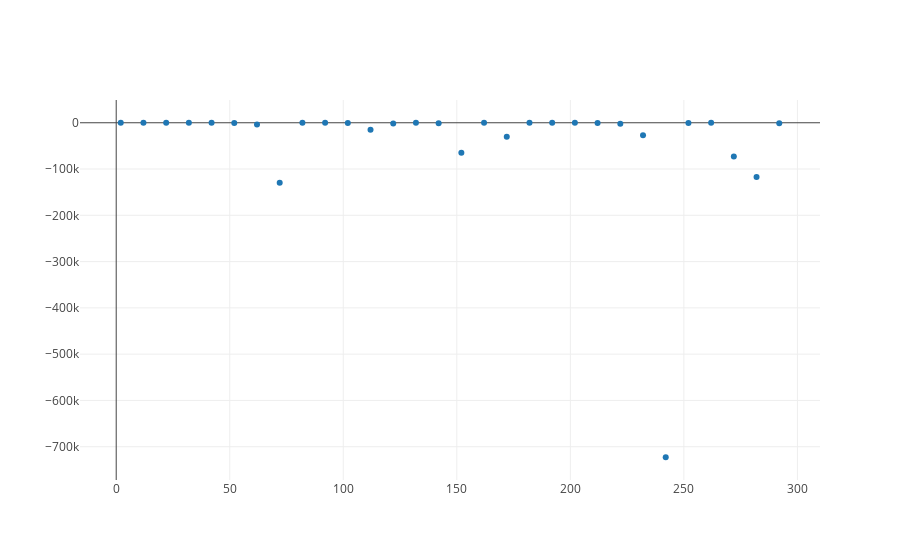

Here is the notebook cell this chart was saved with:
### Code cell
from graph import trace_values, plot
scores_trace = trace_values(n_features, scores)
plot([scores_trace])

### Figure 1 — Plotly figure (JSON) as saved in the notebook; plotly's stock layout.template omitted (floating-point values rounded to 4 significant figures)
{"data": [{"mode": "markers", "name": "data", "text": [], "type": "scatter", "uid": "2f030f1d-4abd-440e-9a38-963a1c1ded01", "x": [292, 282, 272, 262, 252, 242, 232, 222, 212, 202, 192, 182, 172, 162, 152, 142, 132, 122, 112, 102, 92, 82, 72, 62, 52, 42, 32, 22, 12, 2], "y": [-904.0, -117000.0, -73000.0, 0.1011, -270.3, -722700.0, -27170.0, -1966.0, -341.8, 0.1204, 0.1217, 0.1228, -30370.0, -28.13, -64930.0, -976.0, 0.1168, -1719.0, -15340.0, -452.4, 0.1181, 0.1188, -129400.0, -4026.0, -625.7, 0.08431, -52.4, 0.04868, 0.04624, -0.001033]}], "layout": {"autosize": true, "xaxis": {"autorange": true, "range": [-15.95, 309.9], "type": "linear"}, "yaxis": {"autorange": true, "range": [-775700.0, 52940.0], "type": "linear"}}}
